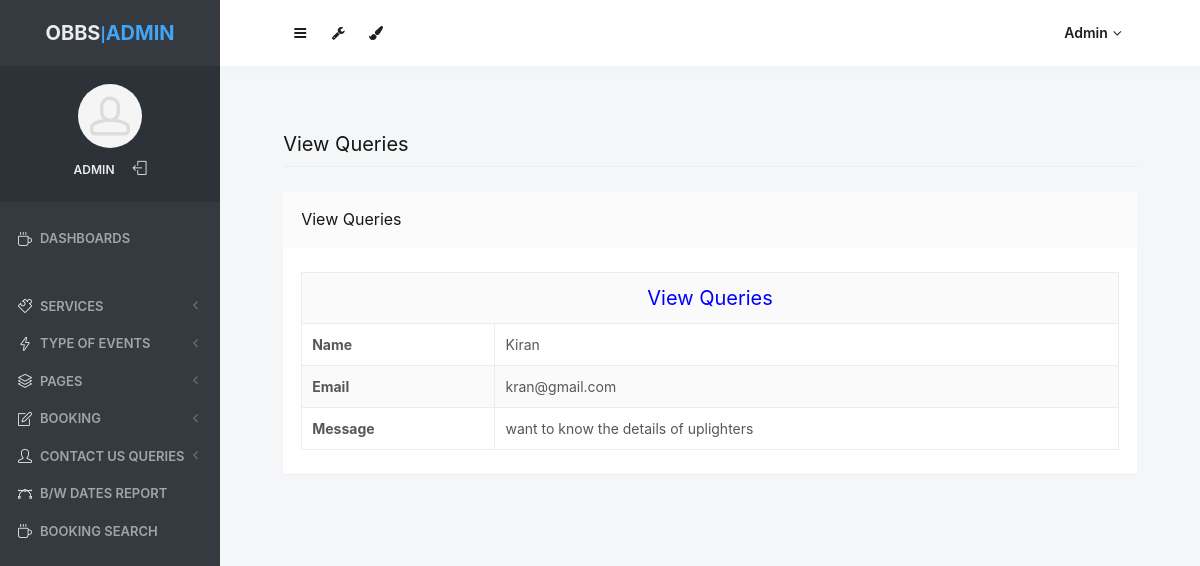
The page /admin/view-user-queries.php?viewid=1 (signed in) on the database its author committed.
### tables this page shows
CREATE TABLE `tblcontact` (
  `ID` int(10) NOT NULL,
  `Name` varchar(200) DEFAULT NULL,
  `Email` varchar(200) DEFAULT NULL,
  `Message` mediumtext DEFAULT NULL,
  `EnquiryDate` timestamp NOT NULL DEFAULT current_timestamp(),
  `IsRead` int(5) DEFAULT NULL
);

### admin/view-user-queries.php (the view, shortened to what this page needs)
<?php
include('includes/dbconnection.php');
if (strlen($_SESSION['odmsaid']==0)) {
  header('location:logout.php');
  } else{
$vid=$_GET['viewid'];
  ?>
<!doctype html>
<html lang="en" class="no-focus">
    <head>
        <link rel="stylesheet" href="assets/js/plugins/datatables/dataTables.bootstrap4.min.css">
        <link rel="stylesheet" id="css-main" href="assets/css/codebase.min.css">
    </head>
    <body>
        <div id="page-container" class="sidebar-o sidebar-inverse side-scroll page-header-fixed main-content-narrow">
           <?php include_once('includes/sidebar.php');?>
          <?php include_once('includes/header.php');?>
            <main id="main-container">
                <div class="content">
                    <h2 class="content-heading">View Queries</h2>
                    <div class="block">
                        <div class="block-header block-header-default">
                            <h3 class="block-title">View Queries</h3>
                        </div>
                        <div class="block-content block-content-full">
                           <?php
$sql="SELECT * from  tblcontact where ID=$vid";
$query = $dbh -> prepare($sql);
$query->execute();
$results=$query->fetchAll(PDO::FETCH_OBJ);
$cnt=1;
if($query->rowCount() > 0)
{
foreach($results as $row)
{               ?>
   <table class="table table-bordered table-striped table-vcenter js-dataTable-full-pagination">
 <tr align="center">
<td colspan="4" style="font-size:20px;color:blue">
 View Queries</td></tr>
    <tr>
    <th scope>Name</th>
    <td><?php  echo ($row->Name);?></td>
  </tr>
  <tr>
    <th scope>Email</th>
    <td><?php  echo ($row->Email);?></td>
  </tr>
  <tr><th >Message</th>
    <td colspan="3"><?php  echo ($row->Message);?></td></tr>
<?php $cnt=$cnt+1;}} ?>
</table>
                        </div>
                    </div>
                </div>
            </main>
        </div>
    </body>
</html>
<?php }  ?>

### admin/includes/sidebar.php (shortened to what this page needs)
     <?php
include('includes/dbconnection.php');
if (strlen($_SESSION['odmsaid']==0)) {
  header('location:logout.php');
  } else{
  ?>
   <nav id="sidebar">
                <div id="sidebar-scroll">
                    <div class="sidebar-content">
                        <div class="content-header content-header-fullrow px-15">
                            <div class="content-header-section text-center align-parent sidebar-mini-hidden">
                                <div class="content-header-item">
                                    <a class="link-effect font-w700" href="dashboard.php">
                                        <span class="font-size-xl text-dual-primary-dark">OBBS</span>|<span class="font-size-xl text-primary">ADMIN</span>
                                    </a>
                                </div>
                            </div>
                        </div>
                        <div class="content-side content-side-full content-side-user px-10 align-parent">
                            <div class="sidebar-mini-hidden-b text-center">
                                <a class="img-link" href="dashboard.php">
                                    <img class="img-avatar" src="assets/img/avatars/avatar15.jpg" alt="">
                                </a>
                                <ul class="list-inline mt-10">
                                    <?php
$aid=$_SESSION['odmsaid'];
$sql="SELECT AdminName from  tbladmin where ID=:aid";
$query = $dbh -> prepare($sql);
$query->bindParam(':aid',$aid,PDO::PARAM_STR);
$query->execute();
$results=$query->fetchAll(PDO::FETCH_OBJ);
$cnt=1;
if($query->rowCount() > 0)
{
foreach($results as $row)
{               ?>
                                    <li class="list-inline-item">
                                        <a class="link-effect text-dual-primary-dark font-size-xs font-w600 text-uppercase" href="admin-profile.php"><?php  echo $row->AdminName;?></a>
                                    </li><?php $cnt=$cnt+1;}} ?>
                                    <li class="list-inline-item">
                                        <a class="link-effect text-dual-primary-dark" href="logout.php">
                                            <i class="si si-logout"></i>
                                        </a>
                                    </li>
                                </ul>
                            </div>
                        </div>
                        <div class="content-side content-side-full">
                            <ul class="nav-main">
                                <li class="open">
                                    <a href="dashboard.php"><i class="si si-cup"></i><span class="sidebar-mini-hide">Dashboards</span></a>
                                </li>
                                <li class="nav-main-heading"><span class="sidebar-mini-visible">UI</span><span class="sidebar-mini-hidden"></span></li>
                                <li>
                                    <a class="nav-submenu" data-toggle="nav-submenu"><i class="si si-puzzle"></i><span class="sidebar-mini-hide"></span>Services</a>
                                </li>
                                <li>
                                    <a class="nav-submenu" data-toggle="nav-submenu" href="#"><i class="si si-energy"></i><span class="sidebar-mini-hide">Type of Events</span></a>
                                </li>
                                <li>
                                    <a class="nav-submenu" data-toggle="nav-submenu" href="#"><i class="si si-layers"></i><span class="sidebar-mini-hide">Pages</span></a>
                                </li>
                                <li>
                                    <a class="nav-submenu" data-toggle="nav-submenu" href="#"><i class="si si-note"></i><span class="sidebar-mini-hide">Booking</span></a>
                                </li>
                                <li>
                                    <a class="nav-submenu" data-toggle="nav-submenu" href="#"><i class="si si-user"></i><span class="sidebar-mini-hide">Contact Us Queries</span></a>
                                </li>
                                <li>
                                    <a  href="between-dates-report.php"><i class="si si-vector"></i><span class="sidebar-mini-hide">B/w Dates Report</span></a>
                                </li>
                     <li>
                                    <a href="booking-search.php"><i class="si si-cup"></i><span class="sidebar-mini-hide">Booking Search</span></a>
                                </li>
                            </ul>
                        </div>
                    </div>
                </div>
            </nav>
           <?php }  ?>

### admin/includes/header.php (shortened to what this page needs)
   <?php
include('includes/dbconnection.php');
if (strlen($_SESSION['odmsaid']==0)) {
  header('location:logout.php');
  } else{
  ?>
            <header id="page-header">
                <div class="content-header">
                    <div class="content-header-section">
                        <button type="button" class="btn btn-circle btn-dual-secondary" data-toggle="layout" data-action="sidebar_toggle">
                            <i class="fa fa-navicon"></i>
                        </button>
                        <div class="btn-group" role="group">
                            <button type="button" class="btn btn-circle btn-dual-secondary" id="page-header-options-dropdown" data-toggle="dropdown" aria-haspopup="true" aria-expanded="false">
                                <i class="fa fa-wrench"></i>
                            </button>
                        </div>
                        <div class="btn-group" role="group">
                            <button type="button" class="btn btn-circle btn-dual-secondary" id="page-header-themes-dropdown" data-toggle="dropdown" aria-haspopup="true" aria-expanded="false">
                                <i class="fa fa-paint-brush"></i>
                            </button>
                        </div>
                    </div>
                    <div class="content-header-section">
                        <div class="btn-group" role="group">
                            <?php
$aid=$_SESSION['odmsaid'];
$sql="SELECT AdminName from  tbladmin where ID=:aid";
$query = $dbh -> prepare($sql);
$query->bindParam(':aid',$aid,PDO::PARAM_STR);
$query->execute();
$results=$query->fetchAll(PDO::FETCH_OBJ);
$cnt=1;
if($query->rowCount() > 0)
{
foreach($results as $row)
{               ?>
                            <button type="button" class="btn btn-rounded btn-dual-secondary" id="page-header-user-dropdown" data-toggle="dropdown" aria-haspopup="true" aria-expanded="false">
                                <?php  echo $row->AdminName;?><i class="fa fa-angle-down ml-5"></i>
                            </button>
                            <?php $cnt=$cnt+1;}} ?>
                        </div>
                    </div>
                </div>
            </header>
            <?php }  ?>

### rows shown on the page
tblcontact: Name "Kiran", Email "kran@gmail.com", Message "want to know the details of uplighters"

### other values the page prints
$row->AdminName "ADMIN"
$row->AdminName "Admin"
